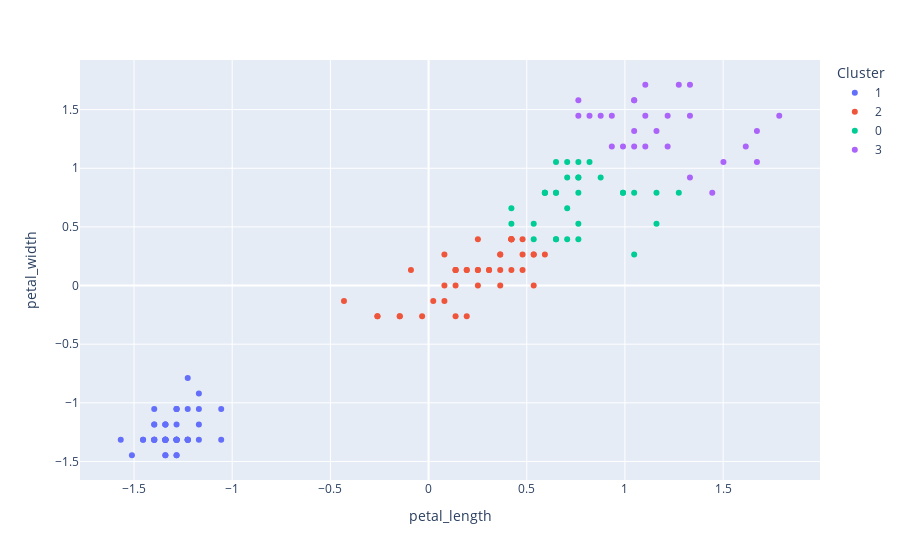

Notebook source saved alongside this figure:
### Code cell
kmeans = KMeans(4)
kmeans.fit(x)
clusters_identificados = kmeans.fit_predict(x)
datos_con_clusters = datos.copy()
datos_con_clusters['petal_length'] = x.T[0]
datos_con_clusters['petal_width'] = x.T[1]
datos_con_clusters['Cluster'] = clusters_identificados
datos_con_clusters["Cluster"] = datos_con_clusters["Cluster"].astype("category")
fig = px.scatter(datos_con_clusters, 
                 x = "petal_length", 
                 y = "petal_width", 
                 color = "Cluster",
#                 size = '', 
                )
fig.show()

### Figure 1 — Plotly figure (JSON) as saved in the notebook; plotly's stock layout.template omitted (floating-point values rounded to 4 significant figures)
{"data": [{"hovertemplate": "Cluster=1<br>petal_length=%{x}<br>petal_width=%{y}<extra></extra>", "legendgroup": "1", "marker": {"color": "#636efa", "symbol": "circle"}, "mode": "markers", "name": "1", "orientation": "v", "showlegend": true, "type": "scatter", "x": [-1.34, -1.34, -1.397, -1.283, -1.34, -1.17, -1.34, -1.283, -1.34, -1.283, -1.283, -1.227, -1.34, -1.511, -1.454, -1.283, -1.397, -1.34, -1.17, -1.283, -1.17, -1.283, -1.568, -1.17, -1.056, -1.227, -1.227, -1.283, -1.34, -1.227, -1.227, -1.283, -1.283, -1.34, -1.283, -1.454, -1.397, -1.34, -1.397, -1.283, -1.397, -1.397, -1.397, -1.227, -1.056, -1.34, -1.227, -1.34, -1.283, -1.34], "xaxis": "x", "y": [-1.315, -1.315, -1.315, -1.315, -1.315, -1.052, -1.184, -1.315, -1.315, -1.447, -1.315, -1.315, -1.447, -1.447, -1.315, -1.052, -1.052, -1.184, -1.184, -1.184, -1.315, -1.052, -1.315, -0.9205, -1.315, -1.315, -1.052, -1.315, -1.315, -1.315, -1.315, -1.052, -1.447, -1.315, -1.315, -1.315, -1.315, -1.447, -1.315, -1.315, -1.184, -1.184, -1.315, -0.7889, -1.052, -1.184, -1.315, -1.315, -1.315, -1.315], "yaxis": "y"}, {"hovertemplate": "Cluster=2<br>petal_length=%{x}<br>petal_width=%{y}<extra></extra>", "legendgroup": "2", "marker": {"color": "#EF553B", "symbol": "circle"}, "mode": "markers", "name": "2", "orientation": "v", "showlegend": true, "type": "scatter", "x": [0.5354, 0.4217, 0.1375, 0.4786, 0.4217, -0.2603, 0.4786, 0.08071, -0.1466, 0.2512, 0.1375, 0.5354, -0.0898, 0.3649, 0.4217, 0.1944, 0.4217, 0.08071, 0.1375, 0.5354, 0.3081, 0.3649, 0.5922, 0.4217, -0.1466, 0.02387, -0.03297, 0.08071, 0.4217, 0.3649, 0.1944, 0.1375, 0.3649, 0.4786, 0.1375, -0.2603, 0.2512, 0.2512, 0.2512, 0.3081, -0.4308, 0.1944], "xaxis": "x", "y": [0.2641, 0.3958, 0.1325, 0.3958, 0.1325, -0.2624, 0.1325, 0.2641, -0.2624, 0.3958, -0.2624, 0.2641, 0.1325, 0.2641, 0.3958, -0.2624, 0.3958, -0.1308, 0.1325, 0.0008775, 0.1325, 0.2641, 0.2641, 0.3958, -0.2624, -0.1308, -0.2624, 0.0008775, 0.3958, 0.1325, 0.1325, 0.1325, 0.0008775, 0.2641, 0.0008775, -0.2624, 0.1325, 0.0008775, 0.1325, 0.1325, -0.1308, 0.1325], "yaxis": "y"}, {"hovertemplate": "Cluster=0<br>petal_length=%{x}<br>petal_width=%{y}<extra></extra>", "legendgroup": "0", "marker": {"color": "#00cc96", "symbol": "circle"}, "mode": "markers", "name": "0", "orientation": "v", "showlegend": true, "type": "scatter", "x": [0.6491, 0.5354, 0.5922, 0.6491, 0.7059, 0.7628, 0.4217, 0.5354, 0.7628, 1.047, 0.4217, 1.161, 0.7628, 0.8764, 0.7059, 0.9901, 0.7059, 0.6491, 0.6491, 1.274, 0.5922, 0.6491, 1.161, 0.7628, 1.047, 0.9901, 0.5922, 0.7628, 0.7059, 0.8196, 0.7628], "xaxis": "x", "y": [0.3958, 0.5274, 0.7907, 0.3958, 0.659, 0.5274, 0.5274, 0.3958, 0.9223, 0.7907, 0.659, 0.7907, 1.054, 0.9223, 1.054, 0.7907, 0.3958, 1.054, 0.7907, 0.7907, 0.7907, 0.7907, 0.5274, 0.3958, 0.2641, 0.7907, 0.7907, 0.9223, 0.9223, 1.054, 0.7907], "yaxis": "y"}, {"hovertemplate": "Cluster=3<br>petal_length=%{x}<br>petal_width=%{y}<extra></extra>", "legendgroup": "3", "marker": {"color": "#ab63fa", "symbol": "circle"}, "mode": "markers", "name": "3", "orientation": "v", "showlegend": true, "type": "scatter", "x": [1.274, 1.217, 1.161, 1.615, 1.445, 1.331, 0.9901, 0.7628, 0.8764, 1.672, 1.786, 1.104, 1.672, 1.104, 1.047, 1.331, 1.502, 1.047, 1.331, 1.047, 0.9333, 1.047, 0.7628, 1.217, 1.104, 0.8196, 0.9333], "xaxis": "x", "y": [1.712, 1.186, 1.317, 1.186, 0.7907, 1.712, 1.186, 1.58, 1.449, 1.317, 1.449, 1.449, 1.054, 1.186, 1.186, 0.9223, 1.054, 1.317, 1.449, 1.58, 1.186, 1.58, 1.449, 1.449, 1.712, 1.449, 1.449], "yaxis": "y"}], "layout": {"legend": {"title": {"text": "Cluster"}, "tracegroupgap": 0}, "margin": {"t": 60}, "xaxis": {"anchor": "y", "domain": [0, 1], "title": {"text": "petal_length"}}, "yaxis": {"anchor": "x", "domain": [0, 1], "title": {"text": "petal_width"}}}}
